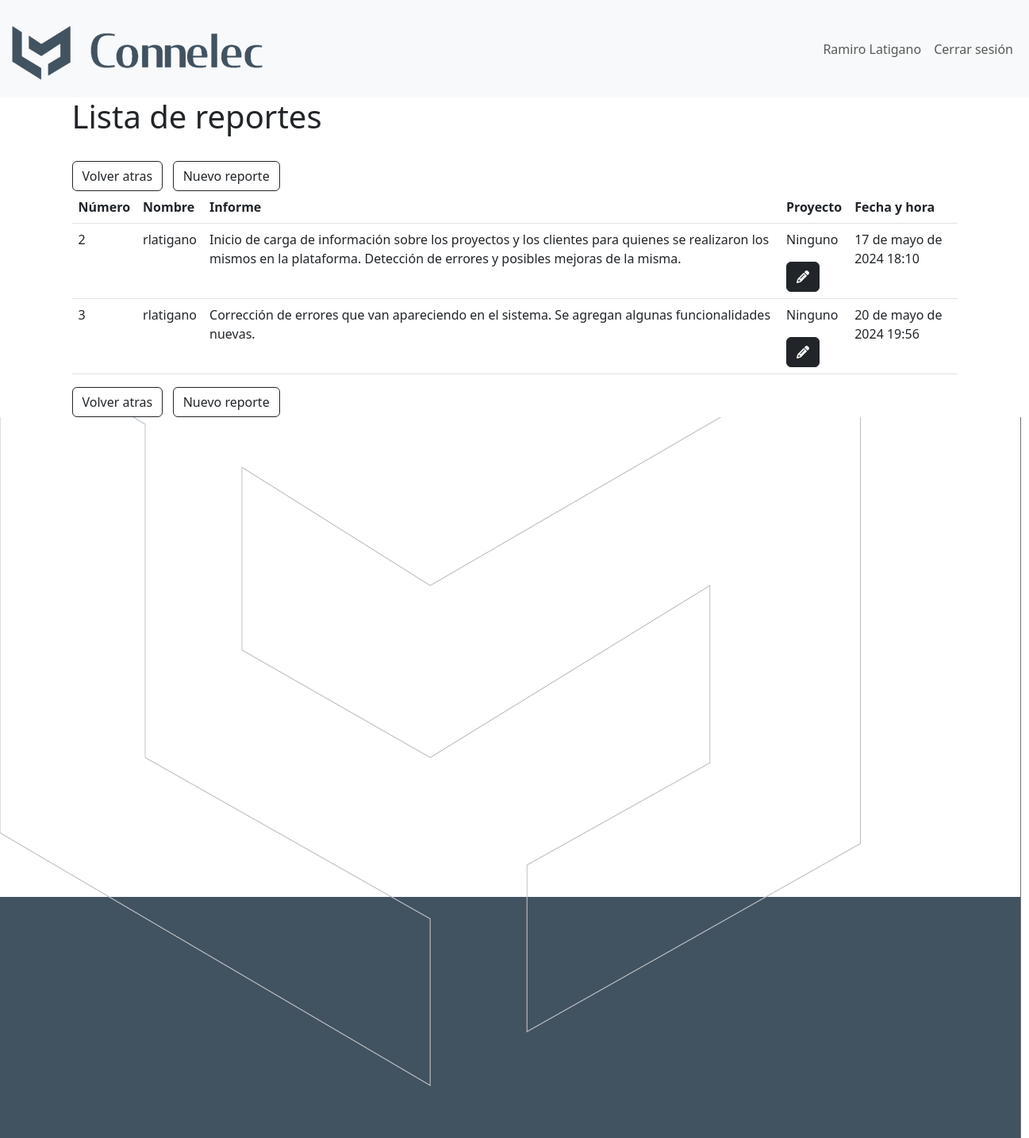
Page /asistencias/verReportes (signed in) on the committed database.
### asistencias/models.py (models this page shows, shortened)
class Reporte(models.Model):
    usuario = models.ForeignKey(
        settings.AUTH_USER_MODEL, on_delete=models.CASCADE)
    fecha = models.DateField()
    hora = models.TimeField()
    proyecto = models.ForeignKey(
        Proyectos, on_delete=models.CASCADE, default=None, blank=True, null=True)
    informe = models.CharField(max_length=1000)

class User(AbstractUser):
    image = models.ImageField(upload_to=profile_picture_path, blank=True)
    birthday = models.DateField(null=True, blank=True)

### asistencias/views.py (the view)
# urls.py: path('verReportes', ver_reportes, name='verReportes'),
def ver_reportes(request):
    if request.user.is_authenticated:
        usuario = User.objects.get(username=request.user).get_full_name()
        reportes = Reporte.objects.all()
        data = {
            'usuario': usuario,
            'reportes': reportes
        }
    return render(request, 'asistencias/ver_reportes.html', data)

### core/templates/asistencias/ver_reportes.html (shortened to what this page needs)
{% extends 'core/base.html' %}
{% load static %}
    {% block content %}
    <div class="container">
        <h1>Lista de reportes</h1>
        <br>
        <a href="/asistencias/reportes"><button type="button" class="btn btn-outline-dark">Volver atras</button></a> &nbsp; <a href="nuevoReporte"><button type="button" class="btn btn-outline-dark">Nuevo reporte</button></a>
        <div>
            <table id="tabla_reportes" class="table table-hover">
                <thead>
                    <tr>
                        <th class="centered">Número</th>
                        <th class="centered">Nombre</th>
                        <th class="centered">Informe</th>
                        <th class="centered">Proyecto</th>
                        <th class="centered">Fecha y hora</th>
                    </tr>
                </thead>
                <tbody id="tabla_reportes">
                    {% for r in reportes %}
                        <tr>
                            <td>{{r.id}}</td>
                            <td>{{r.usuario}}</td>
                            <td>{{r.informe}}</td>
                            <td>
                                {% if r.proyecto == None %}
                                    <p>Ninguno</p>
                                {% else %}
                                    {{r.proyecto}}
                                {% endif %}
                                <button type="button" id="editarReporte" class="btn btn-dark btn-xs" data-bs-toggle="modal" data-bs-target="#editarReporteModal" data-bs-whatever="{{r.id}}" onclick="showEditarReporteModal(this)"><i class="fa-solid fa-pencil sm"></i></button>
                            </td>
                            <td>{{r.fecha}} {{r.hora}}</td>
                        </tr>
                    {% endfor %}
                </tbody>
            </table>
        </div>
        <a href="/asistencias/reportes"><button type="button" class="btn btn-outline-dark">Volver atras</button></a> &nbsp; <a href="nuevoReporte"><button type="button" class="btn btn-outline-dark">Nuevo reporte</button></a>
    </div>
    {% endblock %}

### rows in the picture
Reporte: id "2", usuario "rlatigano", informe "Inicio de carga de información sobre los proyectos y los clientes para quienes se realizaron los mismos en la plataforma. Detección de errores y posibles mejoras de la misma.", shows "Ninguno", fecha "17 de mayo de 2024", hora "18:10"
Reporte: id "3", usuario "rlatigano", informe "Corrección de errores que van apareciendo en el sistema. Se agregan algunas funcionalidades nuevas.", shows "Ninguno", fecha "20 de mayo de 2024", hora "19:56"

### other values in the picture
{{ usuario }} "Ramiro Latigano"
